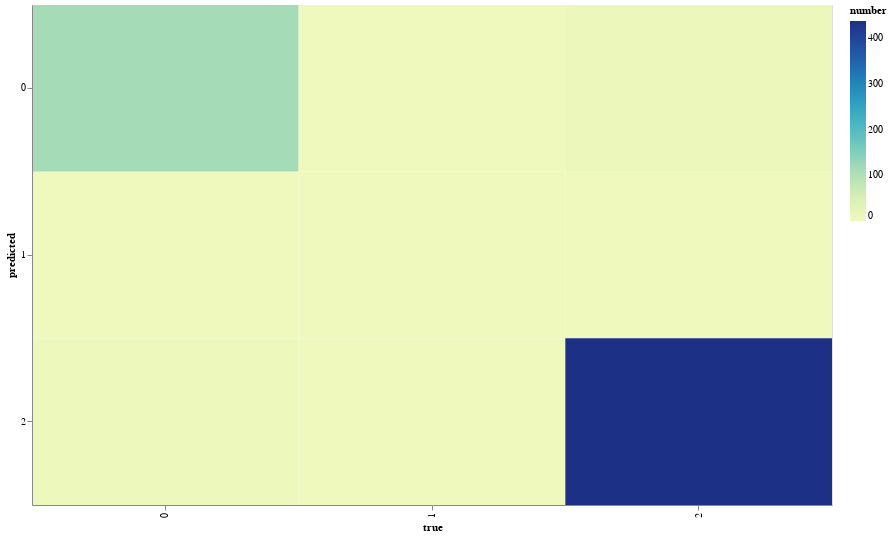

The code cell stored with this chart in its notebook:
### Code cell
chart = (
    alt.Chart(source)
    .mark_rect()
    .encode(x="true:O", y="predicted:O", color="number:Q", tooltip=["number"])
    .interactive()
    .properties(width=800, height=500)
)
chart.save(".\\plots\\01\\confusion_matrix.html")
chart

### Figure 1 — Vega-Lite specification as saved in the notebook (floating-point values rounded to 4 significant figures)
{"config": {"view": {"continuousWidth": 400, "continuousHeight": 300}}, "data": {"name": "data-a481dd5e7f16289c8396917935ea0b36"}, "mark": "rect", "encoding": {"color": {"field": "number", "type": "quantitative"}, "tooltip": [{"field": "number", "type": "quantitative"}], "x": {"field": "true", "type": "ordinal"}, "y": {"field": "predicted", "type": "ordinal"}}, "height": 500, "selection": {"selector006": {"type": "interval", "bind": "scales", "encodings": ["x", "y"]}}, "width": 800, "$schema": "https://vega.github.io/schema/vega-lite/v4.17.0.json", "datasets": {"data-a481dd5e7f16289c8396917935ea0b36": [{"true": 0, "predicted": 0, "number": 113}, {"true": 1, "predicted": 0, "number": 0}, {"true": 2, "predicted": 0, "number": 9}, {"true": 0, "predicted": 1, "number": 0}, {"true": 1, "predicted": 1, "number": 0}, {"true": 2, "predicted": 1, "number": 0}, {"true": 0, "predicted": 2, "number": 5}, {"true": 1, "predicted": 2, "number": 0}, {"true": 2, "predicted": 2, "number": 438}]}}
